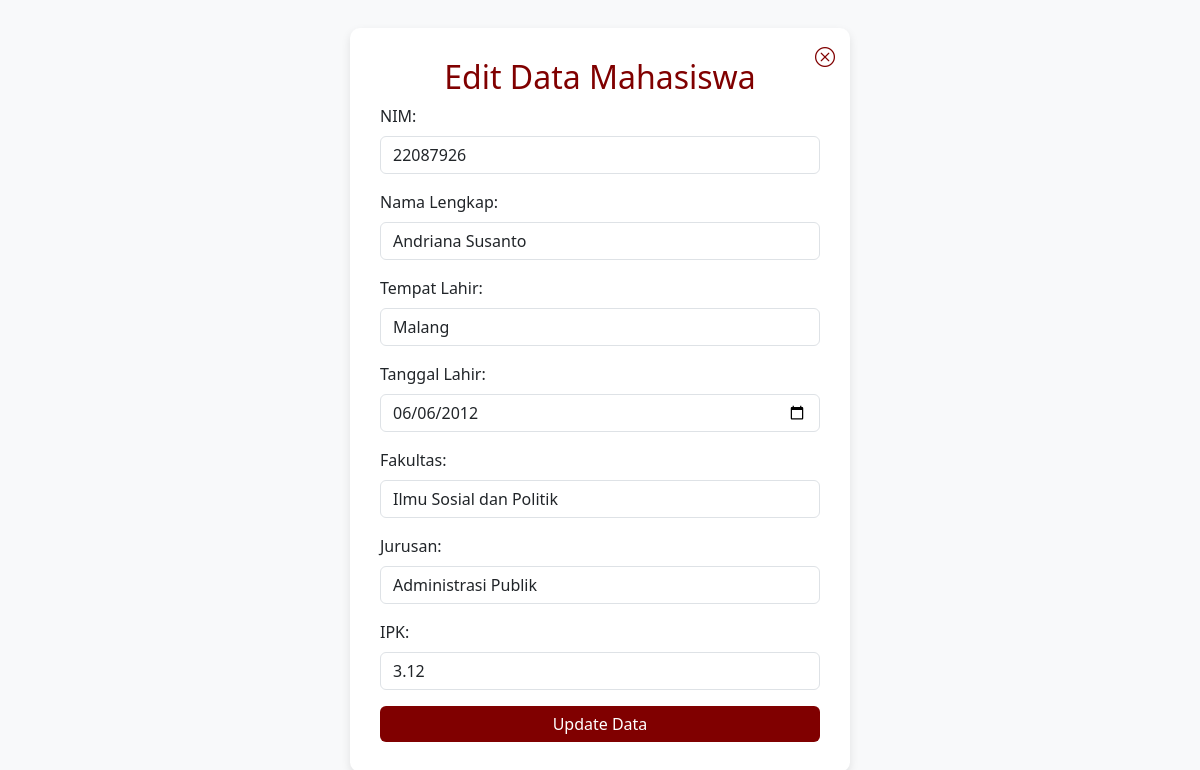
The page /edit.php?id_mahasiswa=6 on the database its author committed.
### tables this page shows
CREATE TABLE `mahasiswa` (
  `id_mahasiswa` int(100) NOT NULL,
  `nim` int(100) NOT NULL,
  `nama_mahasiswa` varchar(255) NOT NULL,
  `tempat_lahir` varchar(255) NOT NULL,
  `tanggal_lahir` date NOT NULL,
  `fakultas` varchar(255) NOT NULL,
  `jurusan` varchar(255) NOT NULL,
  `ipk` float NOT NULL
);

### edit.php (the view, shortened to what this page needs)
<?php
include 'config.php';
if (isset($_GET['id_mahasiswa'])) {
    $id_mahasiswa = $_GET['id_mahasiswa'];
    $query = "SELECT * FROM mahasiswa WHERE id_mahasiswa = '$id_mahasiswa'";
    $result = mysqli_query($conn, $query);
    if (mysqli_num_rows($result) > 0) {
        $mahasiswa = mysqli_fetch_assoc($result);
    } else {
        echo "<script>alert('Data tidak ditemukan!'); window.location='mahasiswa.php';</script>";
        exit;
    }
} else {
    echo "<script>alert('ID tidak disediakan!'); window.location='mahasiswa.php';</script>";
    exit;
}
$facQuery = "SELECT * FROM fakultas ORDER BY nama_fakultas ASC";
$facResult = mysqli_query($conn, $facQuery);
$jurQuery = "SELECT * FROM jurusan WHERE id_fakultas = '".$mahasiswa['fakultas']."' ORDER BY nama_jurusan ASC";
$jurResult = mysqli_query($conn, $jurQuery);
?>
<!DOCTYPE html>
<html lang="id">
<head>
    <link href="https://cdn.jsdelivr.net/npm/bootstrap@5.3.0/dist/css/bootstrap.min.css" rel="stylesheet">
    <link rel="stylesheet" href="https://cdn.jsdelivr.net/npm/bootstrap-icons/font/bootstrap-icons.css">
</head>
<body>
    <div class="container">
        <a href="mahasiswa.php" class="close-btn"><i class="bi bi-x-circle"></i></a>
        <h2>Edit Data Mahasiswa</h2>
        <form id="editForm" method="POST">
            <div class="mb-3">
                <label class="form-label">NIM:</label>
                <input type="number" name="nim" class="form-control" required value="<?php echo htmlspecialchars($mahasiswa['nim']); ?>">
            </div>
            <div class="mb-3">
                <label class="form-label">Nama Lengkap:</label>
                <input type="text" name="nama_mahasiswa" class="form-control"
                       pattern="[A-Za-z\s]+"
                       title="Hanya huruf dan spasi yang diperbolehkan"
                       required onkeypress="return onlyLettersAndSpaces(event)"
                       value="<?php echo htmlspecialchars($mahasiswa['nama_mahasiswa']); ?>">
            </div>
            <div class="mb-3">
                <label class="form-label">Tempat Lahir:</label>
                <input type="text" name="tempat_lahir" class="form-control"
                       pattern="[A-Za-z\s]+"
                       title="Hanya huruf dan spasi yang diperbolehkan"
                       required onkeypress="return onlyLettersAndSpaces(event)"
                       value="<?php echo htmlspecialchars($mahasiswa['tempat_lahir']); ?>">
            </div>
            <div class="mb-3">
                <label class="form-label">Tanggal Lahir:</label>
                <input type="date" name="tanggal_lahir" class="form-control" required value="<?php echo htmlspecialchars($mahasiswa['tanggal_lahir']); ?>">
            </div>
            <div class="mb-3">
                <label class="form-label">Fakultas:</label>
                <select name="fakultas" class="form-control" required>
                    <?php
                    mysqli_data_seek($facResult, 0);
                    while ($fac = mysqli_fetch_assoc($facResult)) {
                        $selected = ($fac['id_fakultas'] == $mahasiswa['fakultas']) ? "selected" : "";
                        echo '<option value="' . $fac['id_fakultas'] . '" ' . $selected . '>' . htmlspecialchars($fac['nama_fakultas']) . '</option>';
                    }
                    ?>
                </select>
            </div>
            <div class="mb-3">
                <label class="form-label">Jurusan:</label>
                <select name="jurusan" class="form-control" required>
                    <?php
                    while ($jur = mysqli_fetch_assoc($jurResult)) {
                        $selected = ($jur['id_jurusan'] == $mahasiswa['jurusan']) ? "selected" : "";
                        echo '<option value="' . $jur['id_jurusan'] . '" ' . $selected . '>' . htmlspecialchars($jur['nama_jurusan']) . '</option>';
                    }
                    ?>
                </select>
            </div>
            <div class="mb-3">
                <label class="form-label">IPK:</label>
                <input type="number" name="ipk" class="form-control" step="0.01" required value="<?php echo htmlspecialchars($mahasiswa['ipk']); ?>">
            </div>
            <button type="submit" name="submit" class="btn btn-maroon w-100">Update Data</button>
        </form>
    </div>
</body>
</html>

### edit.php (style rules this page uses)
body { background-color: #f8f9fa; display: flex; justify-content: center; align-items: center; height: 100vh; }
.container { background: white; padding: 30px; border-radius: 10px; box-shadow: 0px 4px 10px rgba(0,0,0,0.1); max-width: 500px; position: relative; }
.btn-maroon { background-color: #800000; color: white; border: none; }
h2 { color: #800000; text-align: center; }
.close-btn { position: absolute; top: 15px; right: 15px; font-size: 20px; color: #800000; cursor: pointer; text-decoration: none; }

### rows shown on the page
mahasiswa: nim "22087926", nama_mahasiswa "Andriana Susanto", tempat_lahir "Malang", tanggal_lahir "06/06/2012", ipk "3.12"

### other values the page prints
form field fakultas "Ilmu Sosial dan Politik"
form field jurusan "Administrasi Publik"
